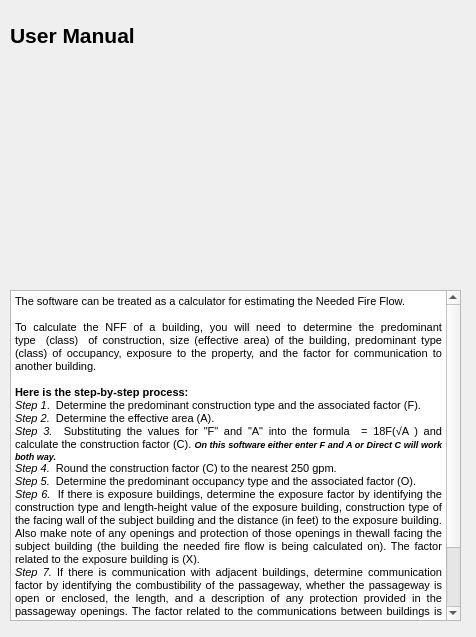
<?xml version="1.0" encoding="UTF-8"?>
<ui version="4.0">
 <class>Dialog</class>
 <widget class="QDialog" name="Dialog">
  <property name="geometry">
   <rect>
    <x>0</x>
    <y>0</y>
    <width>476</width>
    <height>637</height>
   </rect>
  </property>
  <property name="windowTitle">
   <string>Dialog</string>
  </property>
  <widget class="QTextBrowser" name="textBrowser">
   <property name="geometry">
    <rect>
     <x>10</x>
     <y>290</y>
     <width>451</width>
     <height>331</height>
    </rect>
   </property>
   <property name="html">
    <string>&lt;!DOCTYPE HTML PUBLIC &quot;-//W3C//DTD HTML 4.0//EN&quot; &quot;http://www.w3.org/TR/REC-html40/strict.dtd&quot;&gt;
&lt;html&gt;&lt;head&gt;&lt;meta name=&quot;qrichtext&quot; content=&quot;1&quot; /&gt;&lt;style type=&quot;text/css&quot;&gt;
p, li { white-space: pre-wrap; }
&lt;/style&gt;&lt;/head&gt;&lt;body style=&quot; font-family:'MS Shell Dlg 2'; font-size:8.25pt; font-weight:400; font-style:normal;&quot;&gt;
&lt;p align=&quot;justify&quot; style=&quot; margin-top:0px; margin-bottom:0px; margin-left:0px; margin-right:0px; -qt-block-indent:0; text-indent:0px;&quot;&gt;The software can be treated as a calculator for estimating the Needed Fire Flow.&lt;br /&gt;&lt;br /&gt;To  calculate  the  NFF  of  a  building,  you  will  need  to  determine  the  predominant  type  (class)  of construction, size (effective area) of the building, predominant type (class) of occupancy, exposure to the property, and the factor for communication to another building.&lt;/p&gt;
&lt;p align=&quot;justify&quot; style=&quot;-qt-paragraph-type:empty; margin-top:0px; margin-bottom:0px; margin-left:0px; margin-right:0px; -qt-block-indent:0; text-indent:0px;&quot;&gt;&lt;br /&gt;&lt;/p&gt;
&lt;p align=&quot;justify&quot; style=&quot; margin-top:0px; margin-bottom:0px; margin-left:0px; margin-right:0px; -qt-block-indent:0; text-indent:0px;&quot;&gt;&lt;span style=&quot; font-weight:600;&quot;&gt;Here is the step-by-step process:&lt;/span&gt;&lt;/p&gt;
&lt;p align=&quot;justify&quot; style=&quot; margin-top:0px; margin-bottom:0px; margin-left:0px; margin-right:0px; -qt-block-indent:0; text-indent:0px;&quot;&gt;&lt;span style=&quot; font-style:italic;&quot;&gt;Step 1&lt;/span&gt;.  Determine the predominant construction type and the associated factor (F).&lt;/p&gt;
&lt;p align=&quot;justify&quot; style=&quot; margin-top:0px; margin-bottom:0px; margin-left:0px; margin-right:0px; -qt-block-indent:0; text-indent:0px;&quot;&gt;&lt;span style=&quot; font-style:italic;&quot;&gt;Step 2.&lt;/span&gt;  Determine the effective area (A).&lt;/p&gt;
&lt;p align=&quot;justify&quot; style=&quot; margin-top:0px; margin-bottom:0px; margin-left:0px; margin-right:0px; -qt-block-indent:0; text-indent:0px;&quot;&gt;&lt;span style=&quot; font-style:italic;&quot;&gt;Step 3.&lt;/span&gt;  Substituting the values for &amp;quot;F&amp;quot; and &amp;quot;A&amp;quot; into the formula  = 18F(√A ) and calculate the construction factor (C). &lt;span style=&quot; font-size:7pt; font-weight:600; font-style:italic;&quot;&gt;On this software either enter F and A or Direct C will work both way.&lt;/span&gt;&lt;/p&gt;
&lt;p align=&quot;justify&quot; style=&quot; margin-top:0px; margin-bottom:0px; margin-left:0px; margin-right:0px; -qt-block-indent:0; text-indent:0px;&quot;&gt;&lt;span style=&quot; font-style:italic;&quot;&gt;Step 4.&lt;/span&gt;  Round the construction factor (C) to the nearest 250 gpm.&lt;/p&gt;
&lt;p align=&quot;justify&quot; style=&quot; margin-top:0px; margin-bottom:0px; margin-left:0px; margin-right:0px; -qt-block-indent:0; text-indent:0px;&quot;&gt;&lt;span style=&quot; font-style:italic;&quot;&gt;Step 5.&lt;/span&gt;  Determine the predominant occupancy type and the associated factor (O).&lt;/p&gt;
&lt;p align=&quot;justify&quot; style=&quot; margin-top:0px; margin-bottom:0px; margin-left:0px; margin-right:0px; -qt-block-indent:0; text-indent:0px;&quot;&gt;&lt;span style=&quot; font-style:italic;&quot;&gt;Step 6.&lt;/span&gt;  If there is exposure buildings, determine the exposure factor by identifying the construction type and length-height value of the exposure building, construction type of the facing wall of the subject building and the distance (in feet) to the exposure building. Also make note of any openings and protection of those openings in thewall facing the subject building (the building the needed fire flow is being calculated on). The factor related to the exposure building is (X).&lt;/p&gt;
&lt;p align=&quot;justify&quot; style=&quot; margin-top:0px; margin-bottom:0px; margin-left:0px; margin-right:0px; -qt-block-indent:0; text-indent:0px;&quot;&gt;&lt;span style=&quot; font-style:italic;&quot;&gt;Step 7.&lt;/span&gt; If there is communication with adjacent buildings, determine communication factor by identifying the combustibility of the passageway, whether the passageway is open or enclosed, the length, and a description of any protection provided in the passageway openings. The factor related to the communications between buildings is (P).&lt;/p&gt;
&lt;p align=&quot;justify&quot; style=&quot; margin-top:0px; margin-bottom:0px; margin-left:0px; margin-right:0px; -qt-block-indent:0; text-indent:0px;&quot;&gt;&lt;span style=&quot; font-style:italic;&quot;&gt;Step 8.&lt;/span&gt; Substitute the values for the factors in the formula NFFi = (Ci)(Oi)[1.0 + (X + P)i] to determine the needed fire flow.&lt;/p&gt;
&lt;p align=&quot;justify&quot; style=&quot;-qt-paragraph-type:empty; margin-top:0px; margin-bottom:0px; margin-left:0px; margin-right:0px; -qt-block-indent:0; text-indent:0px;&quot;&gt;&lt;br /&gt;&lt;/p&gt;
&lt;p align=&quot;justify&quot; style=&quot; margin-top:0px; margin-bottom:0px; margin-left:0px; margin-right:0px; -qt-block-indent:0; text-indent:0px;&quot;&gt;&lt;span style=&quot; font-weight:600; font-style:italic;&quot;&gt;The refernce document ISO standard can be find here:  &lt;/span&gt;&lt;a href=&quot;https://www.southernpines.net/DocumentCenter/View/5910/Guide-DetermineRequiredFireFlow&quot;&gt;&lt;span style=&quot; font-size:8pt; text-decoration: underline; color:#0000ff;&quot;&gt;Guide Determine Required Fire Flow&lt;/span&gt;&lt;/a&gt;&lt;/p&gt;&lt;/body&gt;&lt;/html&gt;</string>
   </property>
  </widget>
  <widget class="QLabel" name="label">
   <property name="geometry">
    <rect>
     <x>10</x>
     <y>20</y>
     <width>171</width>
     <height>31</height>
    </rect>
   </property>
   <property name="font">
    <font>
     <pointsize>16</pointsize>
     <weight>75</weight>
     <bold>true</bold>
    </font>
   </property>
   <property name="text">
    <string>User Manual</string>
   </property>
  </widget>
  <widget class="QLabel" name="label_2">
   <property name="geometry">
    <rect>
     <x>10</x>
     <y>60</y>
     <width>471</width>
     <height>221</height>
    </rect>
   </property>
   <property name="text">
    <string/>
   </property>
   <property name="pixmap">
    <pixmap>Formula2.png</pixmap>
   </property>
  </widget>
 </widget>
 <resources>
  <include location="formula.qrc"/>
 </resources>
 <connections/>
</ui>
